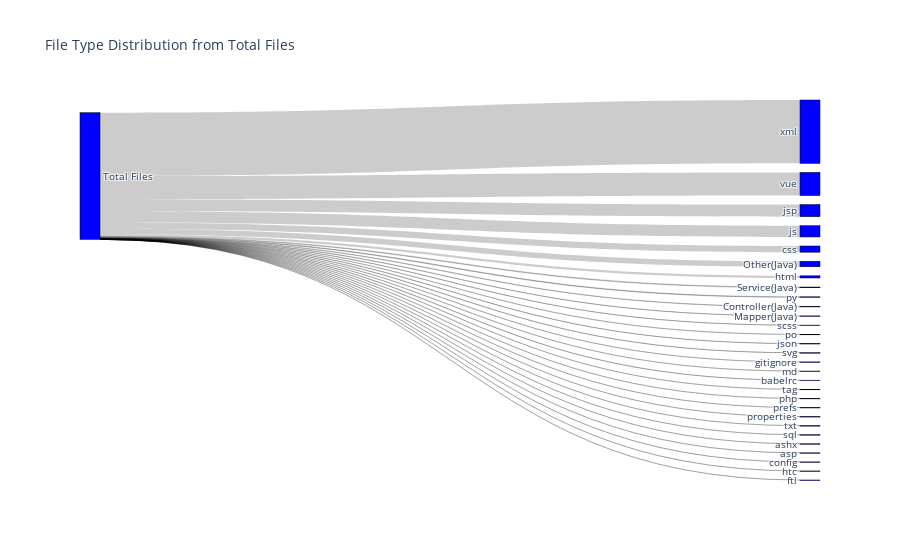

Notebook source saved alongside this figure:
### Code cell
import pandas as pd
import plotly.graph_objects as go

similar_modification_combined=pd.read_excel('processed_combined_similar_modification.xlsx')
similar_modification_combined = similar_modification_combined.dropna()
similar_modification_combined=similar_modification_combined[similar_modification_combined['average']>10]

total_files = len(similar_modification_combined)

type_counts = similar_modification_combined['type'].value_counts()


labels = ['Total Files'] + type_counts.index.tolist()
values = [total_files] + type_counts.tolist()
source = [0] * len(type_counts)
target = list(range(1, len(type_counts) + 1))


fig = go.Figure(data=[go.Sankey(
    node=dict(
        pad=15,
        thickness=20,
        line=dict(color="black", width=0.5),
        label=labels,
        color="blue"
    ),
    link=dict(
        source=source,
        target=target,
        value=values
    )
)])

fig.update_layout(title_text="File Type Distribution from Total Files", font_size=10)
fig.show()

### Figure 1 — Plotly figure (JSON) as saved in the notebook; plotly's stock layout.template omitted (floating-point values rounded to 4 significant figures)
{"data": [{"link": {"source": [0, 0, 0, 0, 0, 0, 0, 0, 0, 0, 0, 0, 0, 0, 0, 0, 0, 0, 0, 0, 0, 0, 0, 0, 0, 0, 0, 0, 0], "target": [1, 2, 3, 4, 5, 6, 7, 8, 9, 10, 11, 12, 13, 14, 15, 16, 17, 18, 19, 20, 21, 22, 23, 24, 25, 26, 27, 28, 29], "value": [26353, 9625, 5048, 4665, 2576, 2305, 899, 298, 238, 173, 72, 69, 64, 60, 53, 44, 38, 29, 20, 18, 12, 12, 10, 9, 7, 2, 2, 2, 2, 1]}, "node": {"color": "blue", "label": ["Total Files", "xml", "vue", "jsp", "js", "css", "Other(Java)", "html", "Service(Java)", "py", "Controller(Java)", "Mapper(Java)", "scss", "po", "json", "svg", "gitignore", "md", "babelrc", "tag", "php", "prefs", "properties", "txt", "sql", "ashx", "asp", "config", "htc", "ftl"], "line": {"color": "black", "width": 0.5}, "pad": 15, "thickness": 20}, "type": "sankey"}], "layout": {"font": {"size": 10}, "title": {"text": "File Type Distribution from Total Files"}}}
